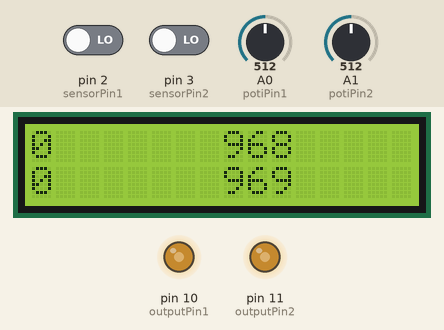
The sketch below on a simulated Arduino Uno, built with avr-gcc and run on an emulated ATmega328P. On the bench: 16×2 character LCD, output pins drawn as LEDs (lit = HIGH). The inputs (shaded band) are chosen by the test bench; at power-on: A0 (potiPin1) = 512, A1 (potiPin2) = 512, pin 2 (sensorPin1) LOW, pin 3 (sensorPin2) LOW.

Above: at 1.2 s.
1.3 s: A0 (potiPin1) set to 0
At 1.72 s:
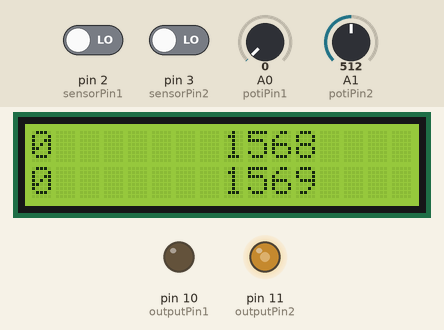
3.9 s: A1 (potiPin2) set to 0
At 4.13 s:
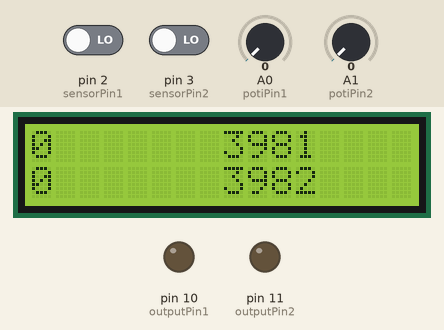
6.3 s: A0 (potiPin1) set to 122
At 6.53 s:
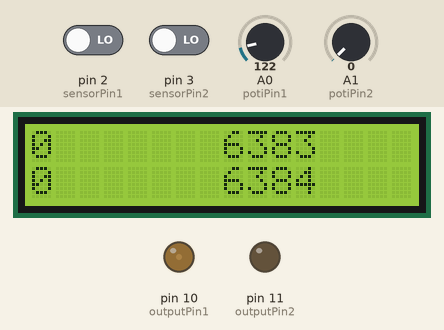
8.7 s: A1 (potiPin2) set to 122
At 8.95 s:
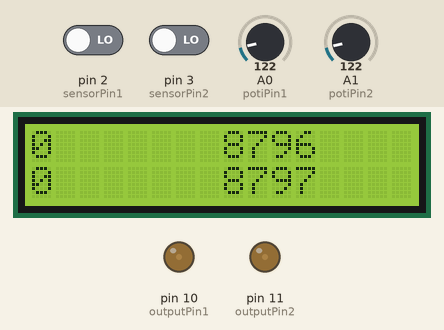
11.2 s: A0 (potiPin1) set to 1023
At 11.36 s:
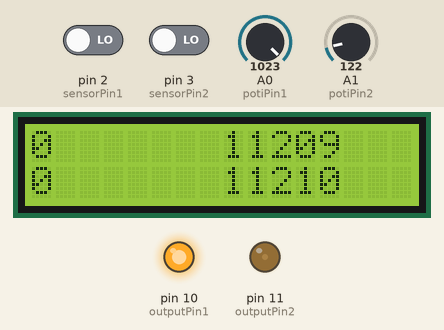
13.6 s: A1 (potiPin2) set to 1023
At 13.77 s:
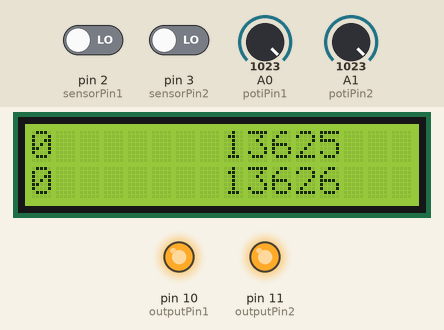
Timing chart, 0 to 16.6 s (numbered marks = the images above; inputs shaded):
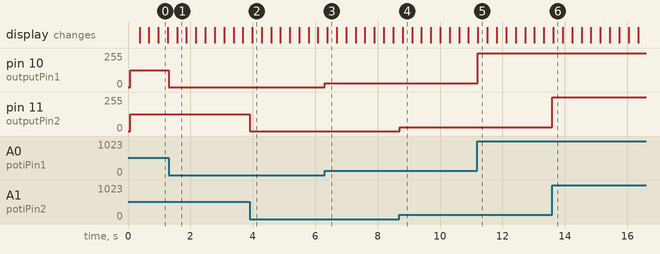

The sketch:

codemashRacing02.ino
```cpp
// include the library code:
#include <LiquidCrystal.h>

const int rs = 9, en = 8, d4 = 7, d5 = 6, d6 = 5, d7 = 4;
LiquidCrystal lcd(rs, en, d4, d5, d6, d7);

long time1 = 0;
long time2 = 0;

int sensorPin1 = 2;
int sensorPin2 = 3;

long lcdTimeout;
long myTimer1 = 0;
long myTimer2 = 0;
int timeout = 100;
int sensorTimeout = 300;

int potiPin1=0;
int potiPin2=1;

int outputPin1=10;
int outputPin2=11;

void setup() {
  lcd.begin(16, 2);
  pinMode(sensorPin1, INPUT);
  pinMode(sensorPin2, INPUT);
  attachInterrupt(digitalPinToInterrupt(sensorPin1), carOn1, HIGH);
  attachInterrupt(digitalPinToInterrupt(sensorPin2), carOn2, HIGH);
}

void loop() {
  lcdOutput();
  analogWrite(outputPin1,map(analogRead(potiPin1),0,1023,0,255));
  analogWrite(outputPin2,map(analogRead(potiPin2),0,1023,0,255));
}

void lcdOutput() {
  lcd.setCursor(0, 0);
  lcd.print(time1);

  lcd.setCursor(0, 1);
  lcd.print(time2);

  lcd.setCursor(8, 0);
  lcd.print(millis() - myTimer1);

  lcd.setCursor(8, 1);
  lcd.print(millis() - myTimer2);

  if (lcdTimeout < millis() - 50) {
    lcd.clear();
    lcdTimeout = millis();
  }
}

void carOn1() {
  if (myTimer1 + sensorTimeout < millis()) {
    time1 = millis() - myTimer1;
    myTimer1 = millis();
  }
}

void carOn2() {
  if (myTimer2 + sensorTimeout < millis()) {
    time2 = millis() - myTimer2;
    myTimer2 = millis();
  }
}
```

Measured:
- after the input at 1.3 s, pin 10 (outputPin1): 127/255 → 0/255 at once
- after the input at 3.9 s, pin 11 (outputPin2): 127/255 → 0/255 at once
- after the input at 6.3 s, pin 10 (outputPin1): 0/255 → 30/255 at once
- after the input at 8.7 s, pin 11 (outputPin2): 0/255 → 30/255 at once
- after the input at 11.2 s, pin 10 (outputPin1): 30/255 → 255/255 at once
- after the input at 13.6 s, pin 11 (outputPin2): 30/255 → 255/255 at once
